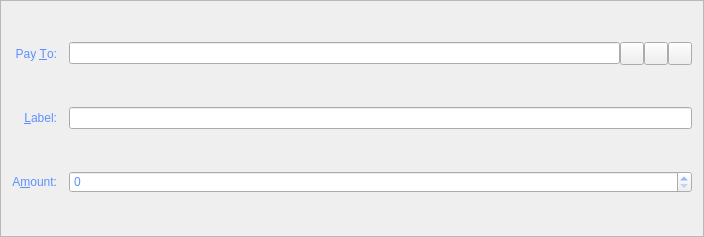
<?xml version="1.0" encoding="UTF-8"?>
<ui version="4.0">
 <class>SendCoinsEntry</class>
 <widget class="QFrame" name="SendCoinsEntry">
  <property name="geometry">
   <rect>
    <x>0</x>
    <y>0</y>
    <width>704</width>
    <height>237</height>
   </rect>
  </property>
  <property name="windowTitle">
   <string>Form</string>
  </property>
  <property name="styleSheet">
   <string notr="true">background-image: url(:/images/bkg2);
color: rgb(93, 144, 255);
font: 75 10pt &quot;MS Shell Dlg 2&quot;;</string>
  </property>
  <property name="frameShape">
   <enum>QFrame::StyledPanel</enum>
  </property>
  <property name="frameShadow">
   <enum>QFrame::Sunken</enum>
  </property>
  <layout class="QGridLayout" name="gridLayout">
   <property name="spacing">
    <number>12</number>
   </property>
   <item row="5" column="0">
    <widget class="QLabel" name="label">
     <property name="text">
      <string>A&amp;mount:</string>
     </property>
     <property name="alignment">
      <set>Qt::AlignRight|Qt::AlignTrailing|Qt::AlignVCenter</set>
     </property>
     <property name="buddy">
      <cstring>payAmount</cstring>
     </property>
    </widget>
   </item>
   <item row="3" column="0">
    <widget class="QLabel" name="label_2">
     <property name="text">
      <string>Pay &amp;To:</string>
     </property>
     <property name="alignment">
      <set>Qt::AlignRight|Qt::AlignTrailing|Qt::AlignVCenter</set>
     </property>
     <property name="buddy">
      <cstring>payTo</cstring>
     </property>
    </widget>
   </item>
   <item row="5" column="1">
    <widget class="BitcoinAmountField" name="payAmount"/>
   </item>
   <item row="4" column="1">
    <layout class="QHBoxLayout" name="horizontalLayout_2">
     <property name="spacing">
      <number>0</number>
     </property>
     <item>
      <widget class="QValidatedLineEdit" name="addAsLabel">
       <property name="enabled">
        <bool>true</bool>
       </property>
       <property name="toolTip">
        <string>Enter a label for this address to add it to your address book</string>
       </property>
      </widget>
     </item>
    </layout>
   </item>
   <item row="4" column="0">
    <widget class="QLabel" name="label_4">
     <property name="text">
      <string>&amp;Label:</string>
     </property>
     <property name="alignment">
      <set>Qt::AlignRight|Qt::AlignTrailing|Qt::AlignVCenter</set>
     </property>
     <property name="buddy">
      <cstring>addAsLabel</cstring>
     </property>
    </widget>
   </item>
   <item row="3" column="1">
    <layout class="QHBoxLayout" name="payToLayout">
     <property name="spacing">
      <number>0</number>
     </property>
     <item>
      <widget class="QValidatedLineEdit" name="payTo">
       <property name="toolTip">
        <string>The address to send the payment to  (e.g. D8gZqgY4r2RoEdqYk3QsAqFckyf9pRHN6i)</string>
       </property>
       <property name="maxLength">
        <number>34</number>
       </property>
      </widget>
     </item>
     <item>
      <widget class="QToolButton" name="addressBookButton">
       <property name="toolTip">
        <string>Choose address from address book</string>
       </property>
       <property name="text">
        <string/>
       </property>
       <property name="icon">
        <iconset>
         <normaloff>:/icons/address-book</normaloff>:/icons/address-book</iconset>
       </property>
       <property name="shortcut">
        <string>Alt+A</string>
       </property>
      </widget>
     </item>
     <item>
      <widget class="QToolButton" name="pasteButton">
       <property name="toolTip">
        <string>Paste address from clipboard</string>
       </property>
       <property name="text">
        <string/>
       </property>
       <property name="icon">
        <iconset resource="../bitcoin.qrc">
         <normaloff>:/icons/editpaste</normaloff>:/icons/editpaste</iconset>
       </property>
       <property name="shortcut">
        <string>Alt+P</string>
       </property>
      </widget>
     </item>
     <item>
      <widget class="QToolButton" name="deleteButton">
       <property name="toolTip">
        <string>Remove this recipient</string>
       </property>
       <property name="text">
        <string/>
       </property>
       <property name="icon">
        <iconset resource="../bitcoin.qrc">
         <normaloff>:/icons/remove</normaloff>:/icons/remove</iconset>
       </property>
      </widget>
     </item>
    </layout>
   </item>
  </layout>
 </widget>
 <customwidgets>
  <customwidget>
   <class>BitcoinAmountField</class>
   <extends>QSpinBox</extends>
   <header>bitcoinamountfield.h</header>
   <container>1</container>
  </customwidget>
  <customwidget>
   <class>QValidatedLineEdit</class>
   <extends>QLineEdit</extends>
   <header>qvalidatedlineedit.h</header>
  </customwidget>
 </customwidgets>
 <resources>
  <include location="../bitcoin.qrc"/>
 </resources>
 <connections/>
</ui>
